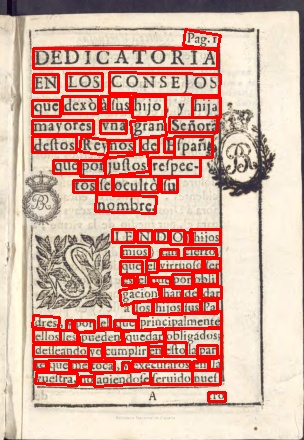
#> input picture RenAIssance_CRNN_OCR_Shashank_Shekhar_Singh/images/imageCRAFT.jpg, 304 x 440 px; its folder holds only this picture in this run
$ python -i operations.py   (imports and definitions only)
#> lines starting #> are read from the running program, lines starting #| are printed output that depends on the picture; after the words box and inside, x2 and y2 are one past the last pixel; in counts of white or black regions, pixels touching at a corner belong together
"""OpenCV preprocessing ops for OCR.

Every op is (image, params, progress?) -> image and copes with both grayscale
and colour input. OP_REGISTRY at the bottom is what the pipeline looks up.
"""

import cv2
import numpy as np
from typing import Dict, Any, Optional, Callable


ProgressCallbackType = Optional[Callable[[float, str], None]]


# ── Basic ─────────────────────────────────────────────────────────────

# [68 lines left out: functions normalize_image, _normalize_channel, to_grayscale, not called in this run]


# Below this spread (degrees) between the most- and least-skewed band, the page
# is skewed uniformly and a single rotation is cleaner than a piecewise warp.
_PIECEWISE_MIN_SPREAD = 1.0


# [88 lines left out: functions deskew_image, _apply_global_rotation, not called in this run]


def _detect_skew_contour(gray: np.ndarray) -> Optional[float]:
    """Skew angle from the min-area rect around the largest contour."""
    _, binary = cv2.threshold(gray, 0, 255, cv2.THRESH_BINARY_INV + cv2.THRESH_OTSU)
    contours, _ = cv2.findContours(binary, cv2.RETR_EXTERNAL, cv2.CHAIN_APPROX_SIMPLE)

    if not contours:
        return None

    largest = max(contours, key=cv2.contourArea)
    rect = cv2.minAreaRect(largest)
    angle = rect[-1]

    # minAreaRect reports in (-90, 0]; fold it into (-45, 45].
    if angle < -45:
        angle += 90
    elif angle > 45:
        angle -= 90

    return angle


# [540 lines left out: functions _detect_skew_hough, _band_skew_angles, _projection_profile_angle, _fill_band_angles, _piecewise_deskew, denoise_image and 7 more, not called in this run]


# ── Registry ──────────────────────────────────────────────────────────

OP_REGISTRY = {
    "normalize": normalize_image,
    "grayscale": to_grayscale,
    "deskew": deskew_image,
    "denoise": denoise_image,
    "contrast": clahe_contrast,
    "sharpen": sharpen_image,
    "threshold": threshold_image,
    "morph": morph_operations,
    "remove_blobs": remove_large_blobs,
    "remove_noise": remove_small_noise,
}


def get_operation(name: str):
    return OP_REGISTRY.get(name)


def list_operations() -> list[str]:
    return list(OP_REGISTRY.keys())

>>> import cv2
>>> picture = cv2.imread('../../../RenAIssance_CRNN_OCR_Shashank_Shekhar_Singh/images/imageCRAFT.jpg', cv2.IMREAD_GRAYSCALE)
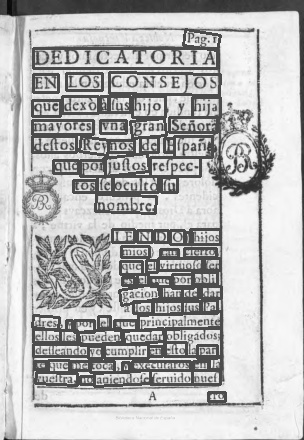
#> picture: shape (440, 304); min 8, max 254, mean 183.4
>>> result = _detect_skew_contour(picture)
#> in _detect_skew_contour, `_, binary = cv2.threshold(gray, 0, 255, cv2.THRESH_BINARY_INV + cv2.TH..`:
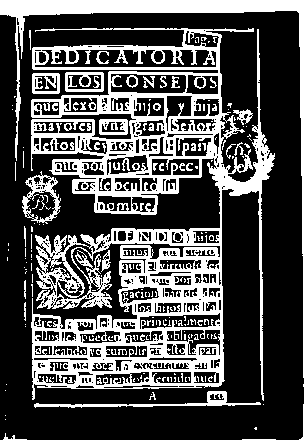
#> binary: shape (440, 304); 31.2% white; 221 white regions (169 under 20 px)
#> in _detect_skew_contour, `contours, _ = cv2.findContours(binary, cv2.RETR_EXTERNAL, cv2.CHAIN_AP..`: contours = 69 contours, 59 with area under 20; largest, box (x1, y1, x2, y2) and area: (31, 28, 275, 401) 51244, (0, 0, 304, 378) 4634, (22, 171, 61, 224) 1272, (65, 72, 104, 92) 720, (34, 391, 261, 408) 604
#> in _detect_skew_contour, `largest = max(contours, key=cv2.contourArea)`: largest = contour of 1598 points, box (x1, y1, x2, y2) (31, 28, 275, 401), area 51244
#> in _detect_skew_contour, `rect = cv2.minAreaRect(largest)`: rect = ((152.5, 214), (372, 243), -90)
#> in _detect_skew_contour, `angle = rect[-1]`: angle = -90
#> in _detect_skew_contour, `angle += 90`: angle = 0
#> result = 0
